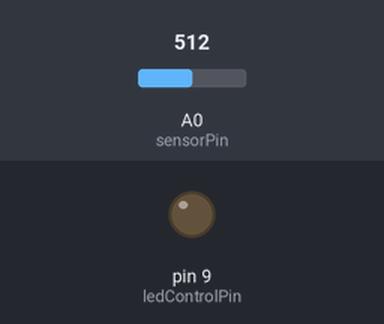
This sketch was run on a simulated Arduino Uno, built with avr-gcc and run on an emulated ATmega328P. Shown: output pins drawn as LEDs (lit = HIGH). The test bench sets the inputs (shaded band); at power-on: A0 (sensorPin) = 512.

Above: at 1.2 s.
1.3 s: A0 (sensorPin) set to 21
2.8 s: A0 (sensorPin) set to 18
At 3.1 s:
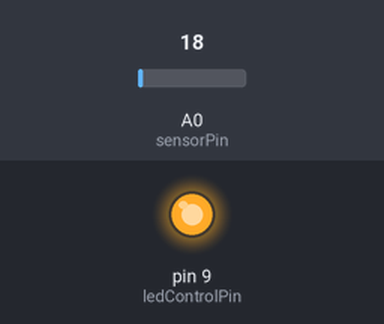
4.3 s: A0 (sensorPin) set to 122
At 5.4 s:
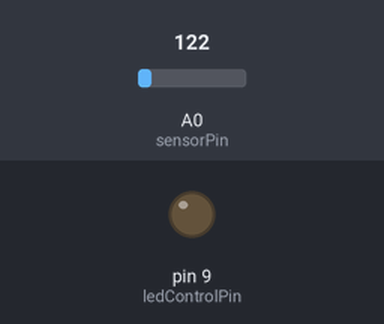
5.8 s: A0 (sensorPin) set to 10
At 6.5 s:
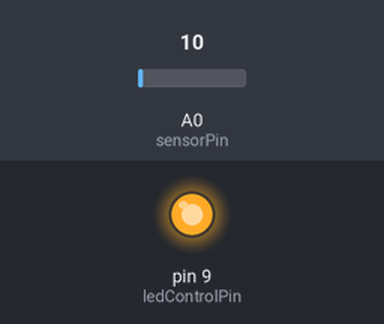
Timing chart, 0 to 8.3 s (numbered marks = the images above; inputs shaded):
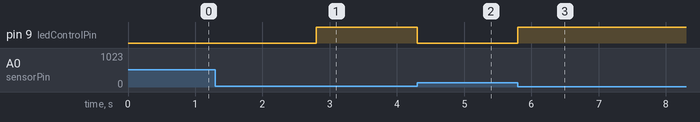

Measured:
- the behaviour switches between 20 and 19 on A0 (sensorPin) (found by bisection; images 0 and 1)
- after the input at 1.3 s, every drawn part: stays the same
- after the input at 2.8 s, pin 9 (ledControlPin): LOW → HIGH at once
- after the input at 4.3 s, pin 9 (ledControlPin): HIGH → LOW at once
- after the input at 5.8 s, pin 9 (ledControlPin): LOW → HIGH at once

The sketch:

greenhouseLightingSystem.ino
```cpp
//Lighting system with Photoresistor (LDR)
//Author: Patrick Kiernicki
//Nov 18, 2025
//If the LDR detects the light level to be under a certain value (400), it will turn the LEDs on.

//LDR pin
int sensorPin = A0;
//LEDs pin
int ledControlPin = 9;

void setup() {
  pinMode(ledControlPin, OUTPUT);
}
void loop() {
  int lightLevel = analogRead(sensorPin); //measure light level
  if (lightLevel < 20) {
    digitalWrite(ledControlPin, HIGH); //turns LEDs on
  } else {
    digitalWrite(ledControlPin, LOW); //turns LEDs off

  }
}
```
